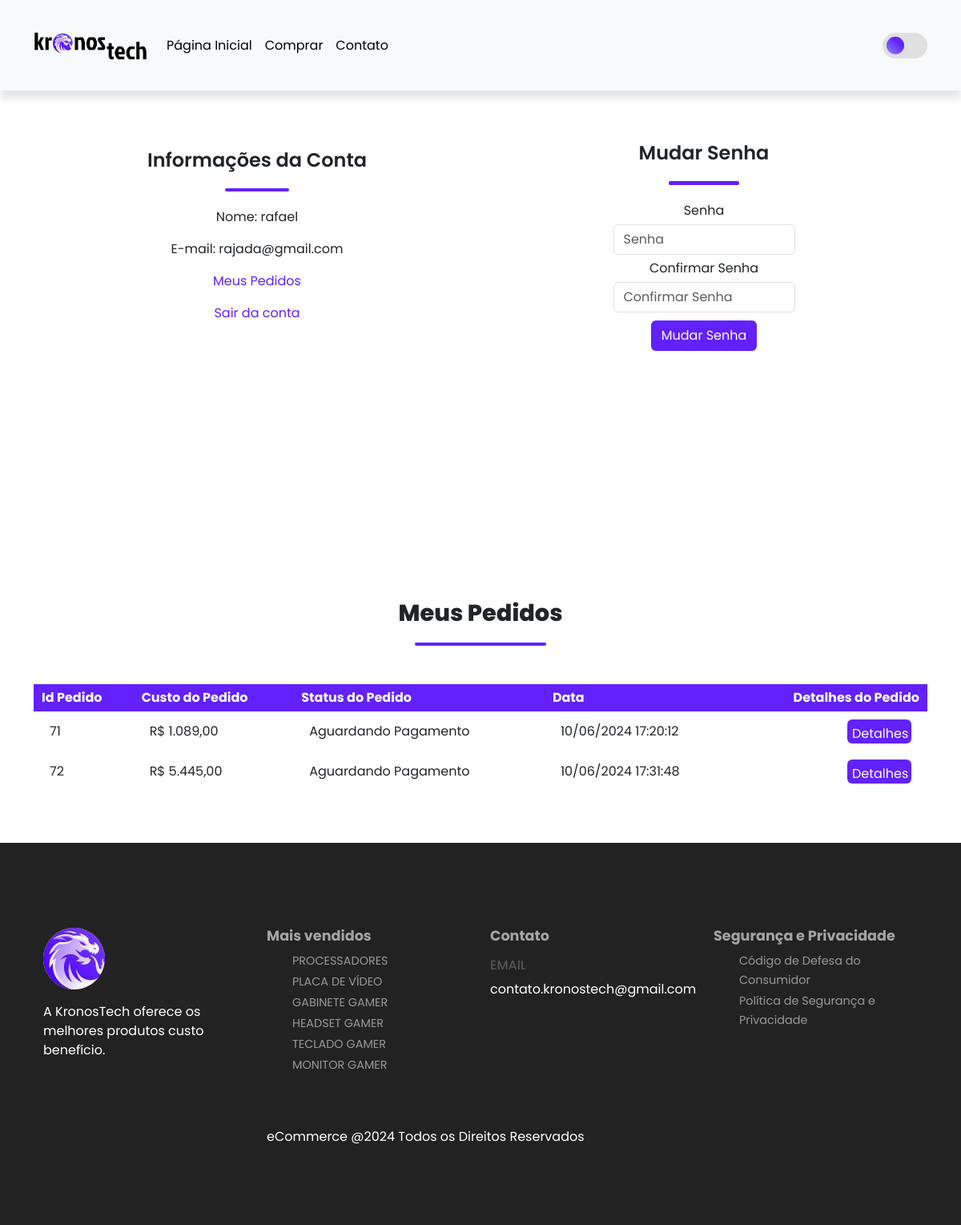
The app's page /account.php (signed in) with its own data.
### tables this page shows
CREATE TABLE `orders` (
  `order_id` int(11) NOT NULL,
  `order_cost` decimal(6,2) NOT NULL,
  `order_status` varchar(100) NOT NULL DEFAULT 'on_hold',
  `user_id` int(11) NOT NULL,
  `user_phone` text NOT NULL,
  `user_city` varchar(255) NOT NULL,
  `user_address` varchar(255) NOT NULL,
  `order_date` datetime NOT NULL DEFAULT current_timestamp()
);

### account.php (the view, shortened to what this page needs)
<?php
include('server/connection.php');
if(isset($_SESSION['logged_in'])){
  $user_id = $_SESSION['user_id'];
  $stmt = $conn->prepare("SELECT * FROM orders WHERE user_id =? ");
  $stmt->bind_param('i',$user_id);
  $stmt->execute();
  $orders = $stmt->get_result();
}
?>
<!DOCTYPE html>
<html lang="pt">
<head>
    <link href="https://cdn.jsdelivr.net/npm/bootstrap@5.3.3/dist/css/bootstrap.min.css" rel="stylesheet">
    <link rel="stylesheet" href="assets/css/style.css">
</head>
<body>
<nav class="navbar navbar-expand-lg bg-body-tertiary py-4 fixed-up">
  <div class="container">
      <a class="navbar-brand" href="index.php">
        <img id="logo" src="assets/imgs/logo2.png" height="40px">
      </a>
    <div class="collapse navbar-collapse nav-buttons" id="navbarSupportedContent">
      <ul class="navbar-nav me-auto mb-2 mb-lg-0">
        <li class="nav-item">
          <a class="nav-link" href="index.php">Página Inicial</a>
        </li>
        <li class="nav-item">
          <a class="nav-link" href="shop.php">Comprar</a>
        </li>
        <li class="nav-item">
          <a class="nav-link" href="contato.php">Contato</a>
        </li>
        <li class="nav-item">
          <a href="cart.php"><ion-icon name="cart"></ion-icon></a>
        </li>
      </ul>
      <div class="butaobrita">
        <label class="switch">
          <span class="slider"></span>
        </label>
      </div>
    </div>
  </div>
</nav>
<section class="my-5 py-5">
    <div class="row container mx-auto">
        <div class="text-center mt-3 pt-5 col-lg-6 col-md-12 col-sm-12">
            <h3 class="font-weight-bold">Informações da Conta</h3>
            <hr class="custom-hr-shop mx-auto">
            <div class="account-info">
                <p>Nome: <span><?php if(isset($_SESSION['user_name'])) { echo $_SESSION['user_name'];} ?></span></p>
                <p>E-mail: <span><?php if(isset($_SESSION['user_email'])) { echo $_SESSION['user_email'];} ?></span></p>
                <p><a href="#orders" id="order-btn" style="color: #6221fe; text-decoration: none">Meus Pedidos</a></p>
                <p><a href="account.php?logout=1" id="logout-btn" style="color: #6221fe; text-decoration: none">Sair da conta</a></p>
            </div>
        </div>
        <div class="col-lg-6 col-md-12 col-sm-12">
            <form id="account-form" method="POST" action="account.php">
                <h3>Mudar Senha</h3>
                <hr class="custom-hr-msenha mx-auto">
                <div class="form-group">
                    <label>Senha</label>
                    <input type="password" class="form-control" id="account-password" name="password" placeholder="Senha" required>
                </div>
                <div class="form-group">
                    <label>Confirmar Senha</label>
                    <input type="password" class="form-control" id="account-password-confirm" name="confirm_password" placeholder="Confirmar Senha" required>
                </div>
                <div class="form-group">
                    <input type="submit" value="Mudar Senha" name="change_password" class="btn" id="change-pass-btn">
                </div>
            </form>
        </div>
    </div>
</section>
<br><br><br>
  <section id="orders" class="carts container my-5 py-3">
    <div class="container mt-2">
        <h2 class="font-weight-bold text-center">Meus Pedidos</h2>
        <hr class="custom-hr-shop mx-auto">
    </div>
    <table class="mt-5 pt-5">
        <tr>
            <th>Id Pedido</th>
            <th>Custo do Pedido</th>
            <th>Status do Pedido</th>
            <th>Data</th>
            <th>Detalhes do Pedido</th>
        </tr>
        <?php while($row = $orders->fetch_assoc()) { ?>
            <tr>
                <td>
                    <span><?php echo $row['order_id']; ?></span>
                </td>
                <td>
                  <span><?php echo 'R$ ' . number_format($row['order_cost'], 2, ',', '.'); ?></span>
                </td>
                <td>
                  <span><?php echo $row['order_status']; ?></span>
                </td>
                <td>
                  <span><?php
                    echo date('d/m/Y H:i:s', strtotime($row['order_date']));
                    ?>
                  </span>
                </td>
                <td>
                    <form method="POST" action="order_details.php" class="order">
                      <input type="submit" class="btn order-detail-btn" value="Detalhes" name="order_details_btn">
                </form>
              </td>
            </tr>
          <?php } ?>
    </table>
  </section>
  <?php include('layouts/footer.php'); ?>

### assets/css/style.css (style rules this page uses)
.nav-buttons { display: flex; justify-content: space-between; align-items: center; }
html, body { overflow-x: hidden; }
* { margin: 0; padding: 0; box-sizing: border-box; }
body { font-family: "Poppins", sans-serif; transition: background-color 0.5s ease; }
h2 { font-size: 1.8rem; font-weight: 800; }
h3 { font-size: 1.5rem; font-weight: 600; }
.navbar { font-size: 16px; padding-top: 2rem; padding-bottom: 2rem; top: 0; left: 0; position: fixed; top: 0; width: 100%; z-index: 1000; display: flex; justify-content: space-between; align-items: center; box-shadow: 0 10px 10px rgba(0,0,0,0.1); }
.nav-link { position: relative; color: #918e8e; text-decoration: none; transition: color 0.3s; }
.nav-link::after { content: ""; position: absolute; bottom: -2px; left: 0; width: 100%; height: 2px; background-color: #6221fe; transform: scaleX(0); transform-origin: bottom right; transition: transform 0.3s; }
hr.custom-hr-shop { border: none; height: 4px; width: 15%; background-color: #6221feFF; margin: 20px 0px; opacity: 100%; border-radius: 100px; }
.row { margin: 10px; }
.row { justify-content: center; }
.switch { display: block; --width-of-switch: 3.5em; --height-of-switch: 2em; --size-of-icon: 1.4em; --slider-offset: 0.3em; position: relative; width: var(--width-of-switch); height: var(--height-of-switch); }
.slider { position: absolute; cursor: pointer; top: 0; left: 0; right: 0; bottom: 0; background-color: #e0e0e0; transition: 0.4s; border-radius: 30px; }
.slider:before { position: absolute; content: ""; height: var(--size-of-icon, 1.4em); width: var(--size-of-icon, 1.4em); border-radius: 20px; left: var(--slider-offset, 0.3em); top: 50%; transform: translateY(-50%); background: linear-gradient(40deg, #8983f7, #6221fe 70%); transition: 0.4s; }
ul { list-style-type: none; }
#logo { height: 55px; }
.carts td input { height: 30px; padding: 5px; }
.order .order-detail-btn { background-color: #6222fe; color: #fff; width: 80px; }
td:last-child { text-align: right; }
th:last-child { text-align: right; }
.nav-item a { color: #000; }
#account-form { width: 50%; margin: 35px auto; text-align: center; padding: 20px; }
#account-form input { margin: 5px auto; }
#account-form #change-pass-btn { color: #fff; background-color: #6221fe; }
.butaobrita { display: flex; justify-content: center; align-items: center; }
.container .text-center { text-align: center; }

### account.php (style rules this page uses)
hr.custom-hr-msenha { border: none; height: 5px; width: 39%; background-color: #6221feFF; margin: 20px 0px; opacity: 100%; border-radius: 100px; }
.carts table { width: 100%; border-collapse: collapse; }
.carts th { text-align: left; padding: 5px 10px; color: #fff; background-color: #6221fe; }
.carts td { padding: 10px 20px; }
.carts td input { width: 40px; height: 30px; padding: 5px; }
td:last-child { text-align: right; }
th:last-child { text-align: right; }

### records on screen
orders: order_id "71", order_cost "1.089,00", order_status "Aguardando Pagamento", order_date "10/06/2024 17:20:12"
orders: order_id "72", order_cost "5.445,00", order_status "Aguardando Pagamento", order_date "10/06/2024 17:31:48"

### other values on screen
$_SESSION['user_name'] "rafael"
$_SESSION['user_email'] "rajada@gmail.com"
